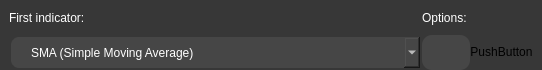
          <widget class="QWidget" name="indicator_widget" native="true">
           <property name="sizePolicy">
            <sizepolicy hsizetype="Expanding" vsizetype="Expanding">
             <horstretch>0</horstretch>
             <verstretch>0</verstretch>
            </sizepolicy>
           </property>
           <property name="maximumSize">
            <size>
             <width>16777215</width>
             <height>70</height>
            </size>
           </property>
           <property name="styleSheet">
            <string notr="true">background-color: rgb(55,55,55);
border-radius: 10px;</string>
           </property>
           <layout class="QHBoxLayout" name="horizontalLayout_2">
            <property name="spacing">
             <number>0</number>
            </property>
            <property name="leftMargin">
             <number>9</number>
            </property>
            <property name="topMargin">
             <number>0</number>
            </property>
            <property name="rightMargin">
             <number>9</number>
            </property>
            <property name="bottomMargin">
             <number>0</number>
            </property>
            <item>
             <widget class="QWidget" name="indicator_widget_nested" native="true">
              <layout class="QGridLayout" name="gridLayout">
               <property name="leftMargin">
                <number>0</number>
               </property>
               <property name="topMargin">
                <number>0</number>
               </property>
               <property name="rightMargin">
                <number>0</number>
               </property>
               <property name="bottomMargin">
                <number>0</number>
               </property>
               <property name="spacing">
                <number>0</number>
               </property>
               <item row="1" column="1">
                <widget class="QPushButton" name="indicatorOptions_button">
                 <property name="sizePolicy">
                  <sizepolicy hsizetype="Expanding" vsizetype="Expanding">
                   <horstretch>0</horstretch>
                   <verstretch>0</verstretch>
                  </sizepolicy>
                 </property>
                 <property name="minimumSize">
                  <size>
                   <width>0</width>
                   <height>35</height>
                  </size>
                 </property>
                 <property name="maximumSize">
                  <size>
                   <width>16777215</width>
                   <height>35</height>
                  </size>
                 </property>
                 <property name="font">
                  <font>
                   <pointsize>10</pointsize>
                  </font>
                 </property>
                 <property name="styleSheet">
                  <string notr="true">QPushButton {
color: rgb(255, 255, 255);
background-color: rgb(70,70,70);
border: 0px sold;
border-radius: 10px;

}
QPushButton:hover {
	 border: 2px solid rgb(85,85,85);
}</string>
                 </property>
                 <property name="text">
                  <string/>
                 </property>
                </widget>
               </item>
               <item row="1" column="0">
                <widget class="QComboBox" name="firstIndicator_comboBox">
                 <property name="sizePolicy">
                  <sizepolicy hsizetype="Expanding" vsizetype="Preferred">
                   <horstretch>0</horstretch>
                   <verstretch>0</verstretch>
                  </sizepolicy>
                 </property>
                 <property name="minimumSize">
                  <size>
                   <width>0</width>
                   <height>35</height>
                  </size>
                 </property>
                 <property name="maximumSize">
                  <size>
                   <width>16777215</width>
                   <height>35</height>
                  </size>
                 </property>
                 <property name="styleSheet">
                  <string notr="true">QComboBox {
        font: 10pt &quot;MS Shell Dlg 2&quot;;
        border: 2px solid rgb(55,55,55);
        border-radius: 10px;
        color: rgb(255, 255, 255);
        padding-left: 20px;
        padding-right: 20px;
        background-color: rgb(70,70,70);
}

QComboBox:hover {
        border: 2px solid rgb(90,90,90);
}

QComboBox QAbstractItemView {
     border: 2pxsolid rgb(45, 45, 45);
    selection-background-color:rgb(45, 45, 45);
    color: #FFF
                  }
</string>
                 </property>
                 <item>
                  <property name="text">
                   <string>SMA (Simple Moving Average)</string>
                  </property>
                 </item>
                 <item>
                  <property name="text">
                   <string>EMA (Exponential Moving Average)</string>
                  </property>
                 </item>
                 <item>
                  <property name="text">
                   <string>WMA (Weighted Moving Average)</string>
                  </property>
                 </item>
                 <item>
                  <property name="text">
                   <string>BOLL - Upper Band (Bollinger Band)</string>
                  </property>
                 </item>
                 <item>
                  <property name="text">
                   <string>BOLL - Lower Band (Bollinger Band)</string>
                  </property>
                 </item>
                 <item>
                  <property name="text">
                   <string>VWAP (Volumen Weighted Average Price)</string>
                  </property>
                 </item>
                 <item>
                  <property name="text">
                   <string>TRIX (Triple Exponential Average)</string>
                  </property>
                 </item>
                 <item>
                  <property name="text">
                   <string>SAR (Stop and Reverse)</string>
                  </property>
                 </item>
                 <item>
                  <property name="text">
                   <string>MACD - MACD Line (Moving Average Eonvergence Divergence)</string>
                  </property>
                 </item>
                 <item>
                  <property name="text">
                   <string>MACD - Singal Line (Moving Average Eonvergence Divergence)</string>
                  </property>
                 </item>
                 <item>
                  <property name="text">
                   <string>RSI (Relative Strength Index)</string>
                  </property>
                 </item>
                 <item>
                  <property name="text">
                   <string>KDJ (Random Index)</string>
                  </property>
                 </item>
                 <item>
                  <property name="text">
                   <string>OBV (On-balance volume)</string>
                  </property>
                 </item>
                 <item>
                  <property name="text">
                   <string>CCI (Commodity Channel Index)</string>
                  </property>
                 </item>
                 <item>
                  <property name="text">
                   <string>StochRSI (Stoch Relative Strength Index)</string>
                  </property>
                 </item>
                 <item>
                  <property name="text">
                   <string>WR (Williams %)</string>
                  </property>
                 </item>
                 <item>
                  <property name="text">
                   <string>DMI (Directional Movement Index)</string>
                  </property>
                 </item>
                 <item>
                  <property name="text">
                   <string>MTM (Momentum)</string>
                  </property>
                 </item>
                 <item>
                  <property name="text">
                   <string>EVM (Ease of Movement)</string>
                  </property>
                 </item>
                 <item>
                  <property name="text">
                   <string>Value (Plain integer or double)</string>
                  </property>
                 </item>
                 <item>
                  <property name="text">
                   <string>Open (Open price of candle)</string>
                  </property>
                 </item>
                 <item>
                  <property name="text">
                   <string>High (High price of candle)</string>
                  </property>
                 </item>
                 <item>
                  <property name="text">
                   <string>Low (Low price of candle)</string>
                  </property>
                 </item>
                 <item>
                  <property name="text">
                   <string>Close (Close price of candle)</string>
                  </property>
                 </item>
                 <item>
                  <property name="text">
                   <string>Volume (Amount traded in amount of time)</string>
                  </property>
                 </item>
                </widget>
               </item>
               <item row="0" column="1">
                <widget class="QLabel" name="indicator_options_label">
                 <property name="styleSheet">
                  <string notr="true">QLabel {
	font: 10pt &quot;MS Shell Dlg 2&quot;;
	color: rgb(255,255,255);
}</string>
                 </property>
                 <property name="text">
                  <string>Options: </string>
                 </property>
                 <property name="margin">
                  <number>6</number>
                 </property>
                </widget>
               </item>
               <item row="0" column="0">
                <widget class="QLabel" name="indicator_name_label">
                 <property name="styleSheet">
                  <string notr="true">QLabel {
	font: 10pt &quot;MS Shell Dlg 2&quot;;
	color: rgb(255,255,255);
}</string>
                 </property>
                 <property name="text">
                  <string>First indicator:</string>
                 </property>
                 <property name="margin">
                  <number>6</number>
                 </property>
                </widget>
               </item>
               <item row="1" column="2">
                <widget class="QPushButton" name="delete_button_1">
                 <property name="text">
                  <string>PushButton</string>
                 </property>
                </widget>
               </item>
              </layout>
             </widget>
            </item>
           </layout>
          </widget>
